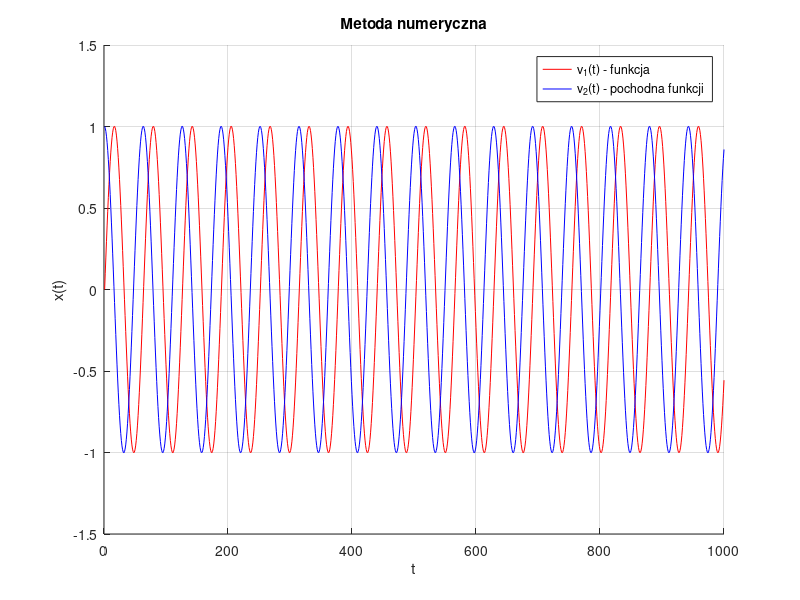
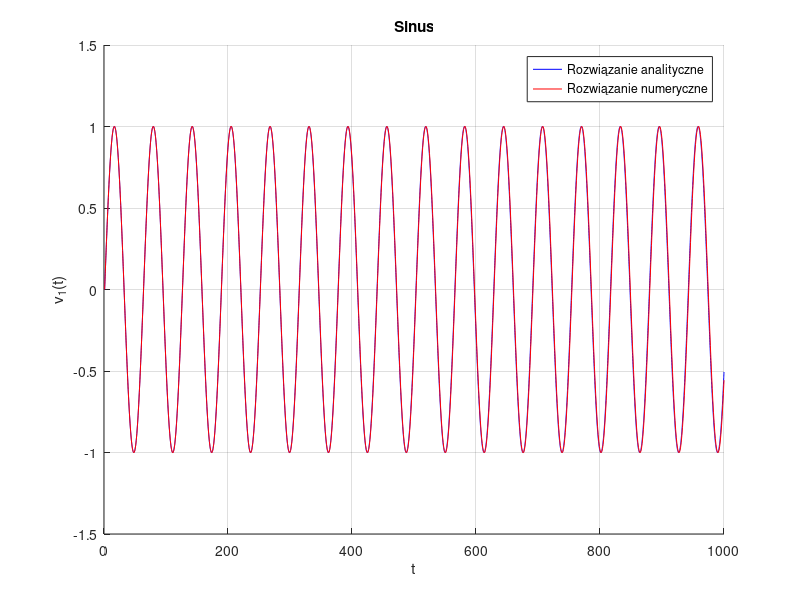
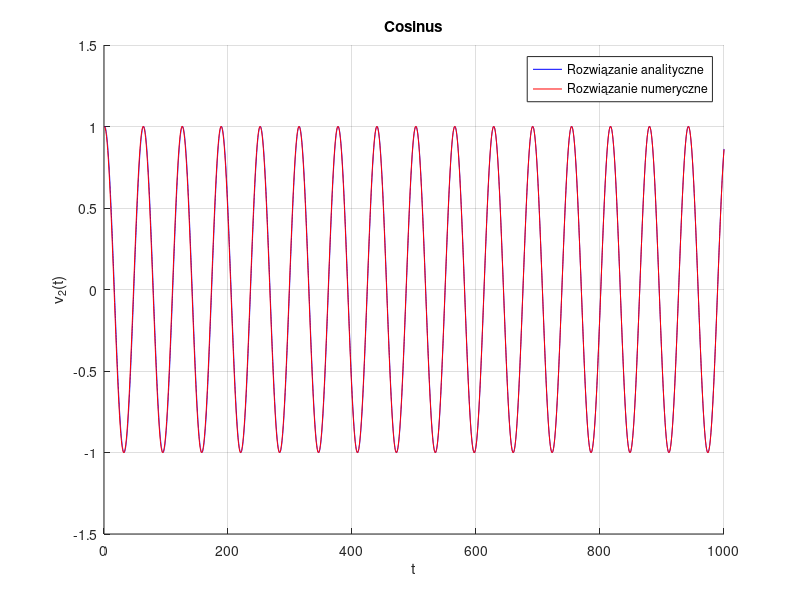
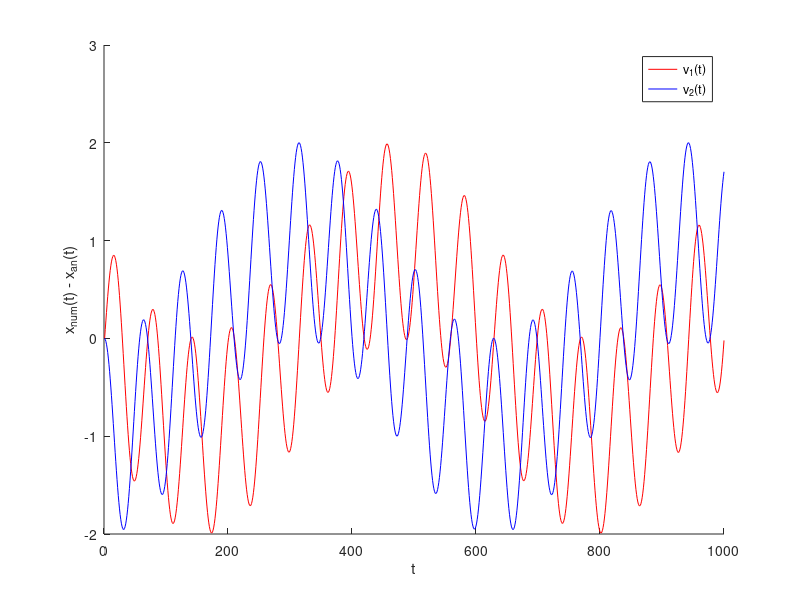

These figures' MATLAB source, in order:
clear;
close all

a = 1;
h = 0.1;
c1 = 0;
funkcja = [];
funkcja(1) = c1; 
c2 = 1;
pochodna_funkcji = [];
pochodna_funkcji(1) = c2;
%metoda numeryczna
for i = 2:1:1000
 funkcja(i)= funkcja(i-1) + h * pochodna_funkcji(i-1); 
 pochodna_funkcji(i) = pochodna_funkcji(i-1) - h * a * funkcja(i);
end
t = 0:0.1:1000;
funkcja_analityczna = [];
pochodna_funkcji_analityczna = [];
% metoda analityczna
for i = 1:1:length(t)
 funkcja_analityczna(i) = sin(1/10*t(i));
 pochodna_funkcji_analityczna(i) = cos(1/10*t(i));
end
for i = 2:1:1000
 przebieg_bledu_sin(i) = funkcja(i) - sin(1/10*t(i));
 przebieg_bledu_cos(i) = pochodna_funkcji(i) - cos(1/10*t(i));
end
 
hold on
figure(1)
plot(funkcja,'r')
plot(pochodna_funkcji,'b')
xlabel('t');
ylabel('x(t)');
title('Metoda numeryczna');
legend('v_1(t) - funkcja','v_2(t) - pochodna funkcji');
grid on
figure(2)
hold on
plot(linspace(1,1000,length(t)), funkcja_analityczna, 'b');
plot(funkcja,'r')
title('Sinus');
xlabel('t');
ylabel('v_1(t)');
legend('Rozwiązanie analityczne','Rozwiązanie numeryczne')
grid on
figure(3)
hold on
plot(linspace(1,1000,length(t)), pochodna_funkcji_analityczna, 'b');
plot(pochodna_funkcji,'r')
title('Cosinus');
xlabel('t');
ylabel('v_2(t)');
legend('Rozwiązanie analityczne','Rozwiązanie numeryczne')
hold on

grid on
figure(4)
hold on
plot(przebieg_bledu_sin, 'r');
plot(przebieg_bledu_cos, 'b');
legend('v_1(t)', 'v_2(t)');
xlabel('t');
ylabel('x_n_u_m(t) - x_a_n(t)')
